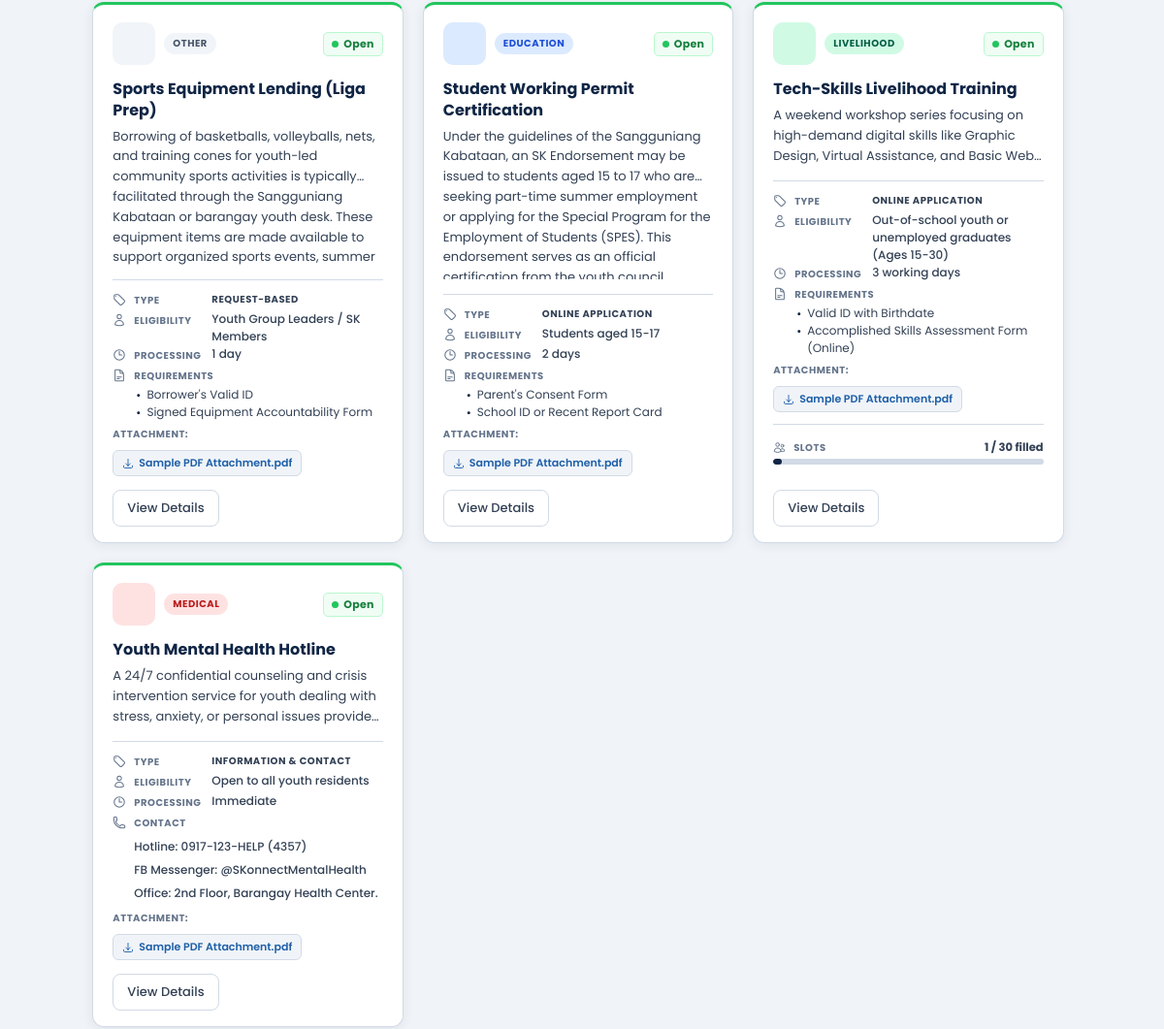
Before: /views/public/services.php (middle part) with the older database file.
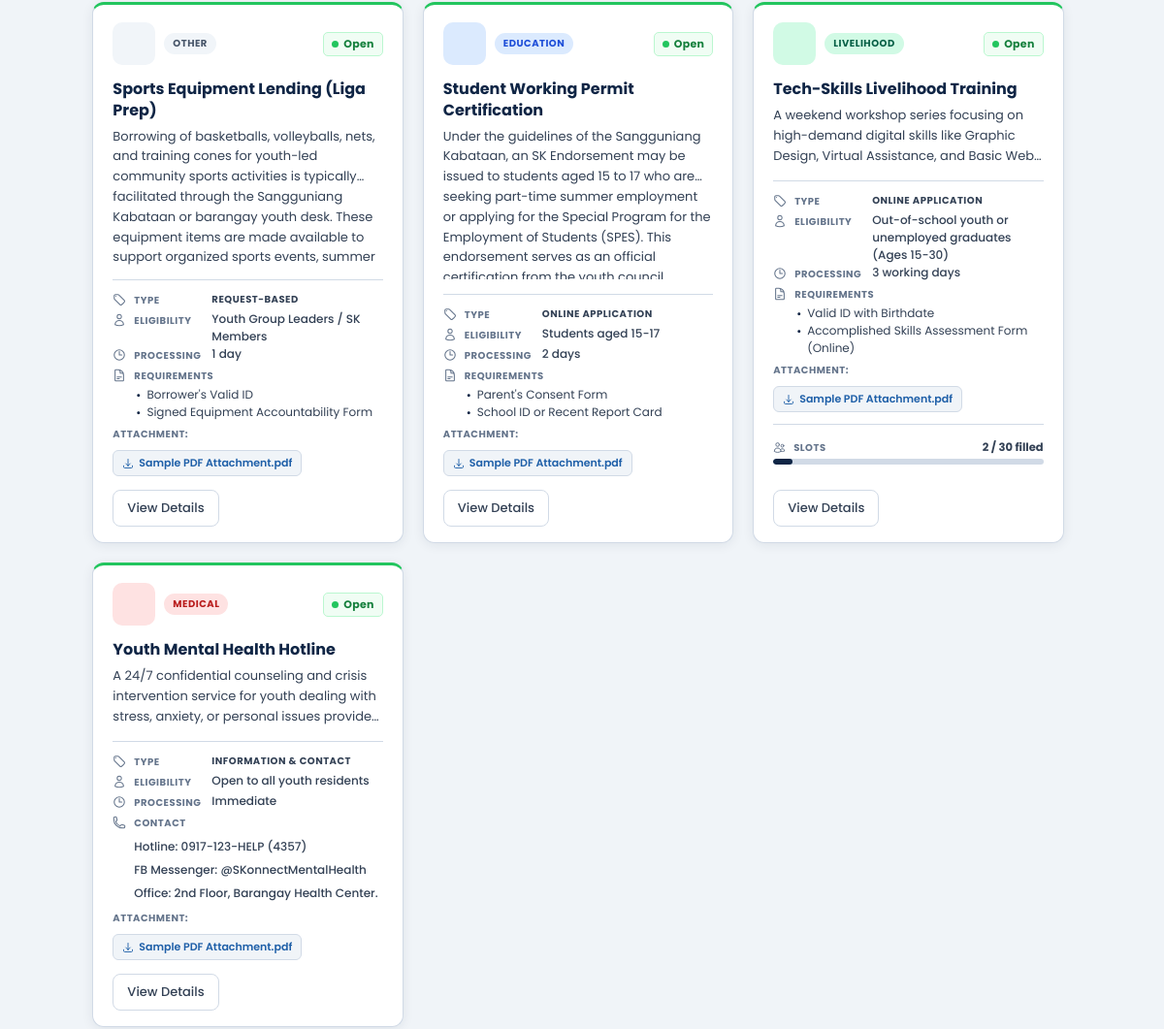
After: the same page with the newer database file.
### tables this page shows
CREATE TABLE `services` (
  `id` int(10) UNSIGNED NOT NULL,
  `name` varchar(100) NOT NULL,
  `category` enum('medical','education','scholarship','livelihood','assistance','legal','other') NOT NULL DEFAULT 'other',
  `service_type` enum('document','appointment','info') NOT NULL DEFAULT 'document' COMMENT 'document = online application, appointment = request-based, info = information/direct contact',
  `description` text NOT NULL,
  `approval_message` text NOT NULL COMMENT 'Instructions shown to residents when their application is approved',
  `eligibility` varchar(255) DEFAULT NULL,
  `processing_time` varchar(100) DEFAULT NULL,
  `requirements` text DEFAULT NULL COMMENT 'Raw text; lines starting with - are rendered as bullet points',
  `contact_info` text DEFAULT NULL COMMENT 'Used for info/walk-in type services only',
  `attachment_name` varchar(255) DEFAULT NULL COMMENT 'Display name of the downloadable form',
  `attachment_path` varchar(500) DEFAULT NULL COMMENT 'Server path or URL to the downloadable file',
  `max_capacity` smallint(5) UNSIGNED DEFAULT NULL COMMENT 'NULL = unlimited; when current_count >= max_capacity the service auto-closes',
  `current_count` smallint(5) UNSIGNED NOT NULL DEFAULT 0 COMMENT 'Approved/accepted applicant count; auto-incremented by backend',
  `status` enum('active','inactive') NOT NULL DEFAULT 'active',
  `created_by` int(10) UNSIGNED DEFAULT NULL COMMENT 'FK to users table — officer who created the service',
  `created_at` datetime NOT NULL DEFAULT current_timestamp(),
  `updated_at` datetime NOT NULL DEFAULT current_timestamp() ON UPDATE current_timestamp()
);

### backend/config/database.php (called while the page is built, shortened)
<?php
class Database {
    private $host = "localhost";
    private $db_name = "skonnect";
    private $username = "root";
    private $password = "";
    public function getConnection() {
        $this->conn = null;
        try {
            $this->conn = new PDO(
                "mysql:host=" . $this->host . ";dbname=" . $this->db_name,
                $this->username,
                $this->password
            );
            $this->conn->setAttribute(PDO::ATTR_ERRMODE, PDO::ERRMODE_EXCEPTION);
            $this->conn->exec("set names utf8mb4");
        } catch(PDOException $exception) {
            header('Content-Type: application/json');
            echo json_encode([
                "status" => "error",
                "message" => "Database connection failed: " . $exception->getMessage()
            ]);
            exit;
        }
        return $this->conn;
    }
}
?>

### backend/controllers/ServiceController.php (called while the page is built, shortened)
<?php
require_once __DIR__ . '/../models/ServiceModel.php';
class ServiceController
{
    private ServiceModel $model;
    public function __construct()
    {
        $this->model     = new ServiceModel();
        $this->uploadDir = __DIR__ . '/../../uploads/forms/';
    }
    public function getAll(array $filters = []): array
    {
        return $this->model->getAll($filters);
    }
}

### backend/models/ServiceModel.php (called while the page is built, shortened)
<?php
require_once __DIR__ . '/../config/Database.php';
class ServiceModel
{
    private PDO $db;
    public function __construct()
    {
        $this->db = (new Database())->getConnection();
    }
    public function getAll(array $filters = []): array
    {
        $sql    = "SELECT * FROM services WHERE 1=1";
        $params = [];
        $sql .= " ORDER BY created_at DESC";
        $stmt = $this->db->prepare($sql);
        $stmt->execute($params);
        return $stmt->fetchAll(PDO::FETCH_ASSOC);
    }
}

### views/public/services.php (the view, shortened to what the changed rows need)
<!DOCTYPE html>
<html lang="en">
<head>
    <link rel="stylesheet" href="../../styles/global.css">
    <link rel="stylesheet" href="../../styles/public/services.css">
    <link rel="stylesheet" href="../../styles/public/header.css">
    <link rel="stylesheet" href="../../styles/public/footer.css">
</head>
<body>
    <?php
    require_once __DIR__ . '/../../backend/config/Database.php';
    require_once __DIR__ . '/../../backend/controllers/ServiceController.php';
    $serviceController = new ServiceController();
    $services = $serviceController->getAll();
    usort($services, function ($a, $b) {
        $getPriority = function ($s) {
            if (($s['status'] ?? 'active') !== 'active') return 4;
            $hasCapacity  = $s['max_capacity'] !== null;
            $capacityFull = $hasCapacity && $s['current_count'] >= $s['max_capacity'];
            return $capacityFull ? 3 : 1;
        };
        $pa = $getPriority($a);
        $pb = $getPriority($b);
        return $pa !== $pb ? $pa - $pb : strcmp($a['name'], $b['name']);
    });
    $categoryMeta = [
        'medical'     => ['label' => 'Medical',     'emoji' => '🏥'],
        'education'   => ['label' => 'Education',   'emoji' => '🎓'],
        'scholarship' => ['label' => 'Scholarship', 'emoji' => '🏅'],
        'livelihood'  => ['label' => 'Livelihood',  'emoji' => '🛠️'],
        'assistance'  => ['label' => 'Assistance',  'emoji' => '🤝'],
        'legal'       => ['label' => 'Legal',       'emoji' => '⚖️'],
        'other'       => ['label' => 'Other',       'emoji' => '📋'],
    ];
    $serviceTypeLabels = [
        'document'    => 'Online Application',
        'appointment' => 'Request-based',
        'info'        => 'Information & Contact',
    ];
    ?>
    <main class="services-page">
        <section class="pub-services-section">
            <div class="pub-services-grid" id="pub-svc-grid">
                <?php if (empty($services)) : ?>
                    <p class="pub-no-results" style="display:block;">No services are currently available.</p>
                <?php else : ?>
                    <?php foreach ($services as $svc) :
                        $meta         = $categoryMeta[$svc['category']] ?? ['label' => ucfirst($svc['category']), 'emoji' => '📋'];
                        $icon         = $categoryIcons[$svc['category']] ?? $categoryIcons['other'];
                        $isInactive   = ($svc['status'] ?? 'active') !== 'active';
                        $hasCapacity  = $svc['max_capacity'] !== null;
                        $capacityFull = $hasCapacity && $svc['current_count'] >= $svc['max_capacity'];
                        $isLimited    = $hasCapacity && !$capacityFull && ($svc['current_count'] / $svc['max_capacity']) >= 0.7;
                        $displayStatus = ($isInactive || $capacityFull) ? 'closed' : ($isLimited ? 'limited' : 'open');
                        $typeLabel    = $serviceTypeLabels[$svc['service_type']] ?? 'Service';
                        $isInfoOnly   = $svc['service_type'] === 'info';
                        $reqLines     = array_filter(array_map('trim', explode("\n", $svc['requirements'] ?? '')));
                        $attNames     = $svc['attachment_name'] ? array_filter(array_map('trim', explode(',', $svc['attachment_name']))) : [];
                        $attPaths     = $svc['attachment_path'] ? array_values(array_filter(array_map('trim', explode(',', $svc['attachment_path'])))) : [];
                    ?>
                        <article class="pub-svc-card" data-category="<?= htmlspecialchars($svc['category']) ?>" data-type="<?= htmlspecialchars($svc['service_type']) ?>" data-status="<?= $displayStatus ?>">
                            <div class="pub-card-body">
                                <div class="pub-card-top">
                                    <div class="pub-card-top-left">
                                        <div class="pub-svc-icon svc-icon-<?= $svc['category'] ?>"><?= $icon ?></div>
                                        <span class="pub-cat-tag res-cat-<?= $svc['category'] ?>"><?= $meta['label'] ?></span>
                                    </div>
                                    <div>
                                        <?php if ($displayStatus === 'open') : ?>
                                            <span class="feed-badge status-open"><span class="feed-badge-dot"></span>Open</span>
                                        <?php elseif ($displayStatus === 'limited') : ?>
                                            <span class="feed-badge status-limited"><span class="feed-badge-dot"></span>Limited</span>
                                        <?php else : ?>
                                            <span class="feed-badge status-closed"><span class="feed-badge-dot"></span>Closed</span>
                                        <?php endif; ?>
                                    </div>
                                </div>
                                <h3 class="pub-card-title"><?= htmlspecialchars($svc['name']) ?></h3>
                                <p class="pub-card-excerpt"><?= htmlspecialchars($svc['description']) ?></p>
                                <ul class="pub-details-list">
                                    <li class="pub-detail-type">
                                        <span class="pub-detail-label">Type</span>
                                        <span class="pub-type-pill pub-type-<?= $svc['service_type'] ?>"><?= htmlspecialchars($typeLabel) ?></span>
                                    </li>
                                    <?php if ($svc['eligibility']) : ?>
                                        <li>
                                            <span class="pub-detail-label">Eligibility</span>
                                            <span class="pub-detail-value"><?= htmlspecialchars($svc['eligibility']) ?></span>
                                        </li>
                                    <?php endif; ?>
                                    <?php if ($svc['processing_time']) : ?>
                                        <li>
                                            <svg xmlns="http://www.w3.org/2000/svg" fill="none" viewBox="0 0 24 24" stroke-width="1.8" stroke="currentColor">
                                                <path stroke-linecap="round" stroke-linejoin="round" d="M12 6v6h4.5m4.5 0a9 9 0 1 1-18 0 9 9 0 0 1 18 0Z" />
                                            </svg>
                                            <span class="pub-detail-label">Processing</span>
                                            <span class="pub-detail-value"><?= htmlspecialchars($svc['processing_time']) ?></span>
                                        </li>
                                    <?php endif; ?>
                                    <?php if (!empty($reqLines)) :
                                        $totalReqs = count($reqLines);
                                        $limit = $totalReqs > 3 ? 2 : 3; ?>
                                        <li class="pub-detail-req">
                                            <div class="pub-detail-req-content">
                                                <span class="pub-detail-label">Requirements</span>
                                                <ul class="pub-req-list">
                                                    <?php foreach (array_slice($reqLines, 0, $limit) as $req) : ?>
                                                        <li><?= htmlspecialchars(ltrim($req, '-• ')) ?></li>
                                                    <?php endforeach; ?>
                                                </ul>
                                            </div>
                                        </li>
                                    <?php endif; ?>
                                    <?php if (!empty($attNames)) :
                                        $firstAtt  = $attNames[0];
                                        $firstPath = $attPaths[0] ?? '#';
                                    ?>
                                        <div class="pub-card-attachments">
                                            <span class="pub-detail-label">
                                                    Attachment:
                                            </span>
                                            <a href="<?= htmlspecialchars($firstPath) ?>" class="pub-card-att-link" target="_blank" download title="<?= htmlspecialchars($firstAtt) ?>">
                                                <svg xmlns="http://www.w3.org/2000/svg" fill="none" viewBox="0 0 24 24" stroke-width="1.8" stroke="currentColor">
                                                    <path stroke-linecap="round" stroke-linejoin="round" d="M3 16.5v2.25A2.25 2.25 0 0 0 5.25 21h13.5A2.25 2.25 0 0 0 21 18.75V16.5M16.5 12 12 16.5m0 0L7.5 12m4.5 4.5V3" />
                                                </svg>
                                                <?= htmlspecialchars($firstAtt) ?>
                                            </a>
                                        </div>
                                    <?php endif; ?>
                                    <?php if ($hasCapacity) :
                                        $pct = min(100, round(($svc['current_count'] / $svc['max_capacity']) * 100)); ?>
                                        <li class="pub-capacity-header">
                                            <div class="pub-capacity-label">
                                                <span class="pub-detail-label">Slots</span>
                                                <span class="pub-slots-text <?= $capacityFull ? 'slots-full' : ($isLimited ? 'slots-limited' : '') ?>">
                                                    <?= $svc['current_count'] ?> / <?= $svc['max_capacity'] ?> filled
                                                </span>
                                            </div>
                                        </li>
                                        <div class="pub-capacity-bar-wrap">
                                            <div class="pub-capacity-bar">
                                                <div class="pub-capacity-fill <?= $pct >= 100 ? 'bar-full' : ($pct >= 70 ? 'bar-warn' : '') ?>" style="width:<?= $pct ?>%"></div>
                                            </div>
                                        </div>
                                    <?php endif; ?>
                                </ul>
                                <div class="pub-card-actions">
                                    <button class="pub-view-btn" data-service="<?= htmlspecialchars($svc['name']) ?>" data-icon="<?= htmlspecialchars($icon) ?>" data-category-key="<?= htmlspecialchars($svc['category']) ?>" data-type-label="<?= htmlspecialchars($typeLabel) ?>" data-status="<?= $displayStatus ?>" data-description="<?= htmlspecialchars($svc['description']) ?>" data-eligibility="<?= htmlspecialchars($svc['eligibility'] ?? '—') ?>" data-processing="<?= htmlspecialchars($svc['processing_time'] ?? '—') ?>" data-requirements="<?= htmlspecialchars($svc['requirements'] ?? '') ?>" data-contact="<?= htmlspecialchars($svc['contact_info'] ?? '') ?>" data-capacity="<?= $hasCapacity ? $svc['current_count'] . '/' . $svc['max_capacity'] : '' ?>" data-attachment-names="<?= htmlspecialchars(implode(',', $attNames)) ?>" data-attachment-paths="<?= htmlspecialchars(implode(',', $attPaths)) ?>" data-is-info="<?= $isInfoOnly ? '1' : '0' ?>" aria-label="View details for <?= htmlspecialchars($svc['name']) ?>">
                                        View Details
                                    </button>
                                </div>
                            </div>
                        </article>
                    <?php endforeach; ?>
                <?php endif; ?>
            </div>
        </section>
    </main>
</body>
</html>

Changed rows visible on the page:
changed services "Tech-Skills Livelihood Training": current_count "1" → "2"
